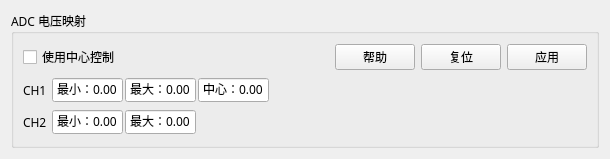
<?xml version="1.0" encoding="UTF-8"?>
<ui version="4.0">
 <class>AdcMap</class>
 <widget class="QWidget" name="AdcMap">
  <property name="geometry">
   <rect>
    <x>0</x>
    <y>0</y>
    <width>610</width>
    <height>159</height>
   </rect>
  </property>
  <property name="font">
   <font>
    <family>Microsoft YaHei</family>
   </font>
  </property>
  <property name="windowTitle">
   <string>Form</string>
  </property>
  <layout class="QVBoxLayout" name="verticalLayout_2">
   <item>
    <widget class="QGroupBox" name="groupBox">
     <property name="title">
      <string>ADC 电压映射</string>
     </property>
     <layout class="QVBoxLayout" name="verticalLayout">
      <item>
       <layout class="QHBoxLayout" name="horizontalLayout_2">
        <item>
         <widget class="QCheckBox" name="dualBox">
          <property name="toolTip">
           <string>显示居中图，即居中控制模式解释油门的方式。</string>
          </property>
          <property name="text">
           <string>使用中心控制</string>
          </property>
         </widget>
        </item>
        <item>
         <widget class="QPushButton" name="helpButton">
          <property name="sizePolicy">
           <sizepolicy hsizetype="Fixed" vsizetype="Fixed">
            <horstretch>0</horstretch>
            <verstretch>0</verstretch>
           </sizepolicy>
          </property>
          <property name="toolTip">
           <string>显示帮助</string>
          </property>
          <property name="text">
           <string>帮助</string>
          </property>
         </widget>
        </item>
        <item>
         <widget class="QPushButton" name="resetButton">
          <property name="sizePolicy">
           <sizepolicy hsizetype="Fixed" vsizetype="Fixed">
            <horstretch>0</horstretch>
            <verstretch>0</verstretch>
           </sizepolicy>
          </property>
          <property name="toolTip">
           <string>重置最小值和最大值</string>
          </property>
          <property name="text">
           <string>复位</string>
          </property>
         </widget>
        </item>
        <item>
         <widget class="QPushButton" name="applyButton">
          <property name="sizePolicy">
           <sizepolicy hsizetype="Fixed" vsizetype="Fixed">
            <horstretch>0</horstretch>
            <verstretch>0</verstretch>
           </sizepolicy>
          </property>
          <property name="toolTip">
           <string>将最小值和最大值应用到配置</string>
          </property>
          <property name="text">
           <string>应用</string>
          </property>
          <property name="iconSize">
           <size>
            <width>45</width>
            <height>16</height>
           </size>
          </property>
         </widget>
        </item>
       </layout>
      </item>
      <item>
       <layout class="QGridLayout" name="gridLayout" columnstretch="0,0,0,1,0">
        <property name="horizontalSpacing">
         <number>2</number>
        </property>
        <item row="1" column="2">
         <widget class="QDoubleSpinBox" name="maxCh2Box">
          <property name="toolTip">
           <string>测得的最大电压</string>
          </property>
          <property name="readOnly">
           <bool>true</bool>
          </property>
          <property name="buttonSymbols">
           <enum>QAbstractSpinBox::NoButtons</enum>
          </property>
          <property name="prefix">
           <string>最大：</string>
          </property>
          <property name="suffix">
           <string/>
          </property>
          <property name="decimals">
           <number>2</number>
          </property>
          <property name="maximum">
           <double>9.000000000000000</double>
          </property>
          <property name="singleStep">
           <double>0.010000000000000</double>
          </property>
         </widget>
        </item>
        <item row="0" column="4">
         <widget class="DisplayPercentage" name="displayCh1" native="true">
          <property name="sizePolicy">
           <sizepolicy hsizetype="MinimumExpanding" vsizetype="Preferred">
            <horstretch>0</horstretch>
            <verstretch>0</verstretch>
           </sizepolicy>
          </property>
         </widget>
        </item>
        <item row="0" column="1">
         <widget class="QDoubleSpinBox" name="minCh1Box">
          <property name="toolTip">
           <string>测得的最小电压</string>
          </property>
          <property name="readOnly">
           <bool>true</bool>
          </property>
          <property name="buttonSymbols">
           <enum>QAbstractSpinBox::NoButtons</enum>
          </property>
          <property name="prefix">
           <string>最小：</string>
          </property>
          <property name="suffix">
           <string/>
          </property>
          <property name="decimals">
           <number>2</number>
          </property>
          <property name="maximum">
           <double>9.000000000000000</double>
          </property>
          <property name="singleStep">
           <double>0.010000000000000</double>
          </property>
         </widget>
        </item>
        <item row="0" column="2">
         <widget class="QDoubleSpinBox" name="maxCh1Box">
          <property name="toolTip">
           <string>测得的最大电压</string>
          </property>
          <property name="readOnly">
           <bool>true</bool>
          </property>
          <property name="buttonSymbols">
           <enum>QAbstractSpinBox::NoButtons</enum>
          </property>
          <property name="prefix">
           <string>最大：</string>
          </property>
          <property name="suffix">
           <string/>
          </property>
          <property name="decimals">
           <number>2</number>
          </property>
          <property name="maximum">
           <double>9.000000000000000</double>
          </property>
          <property name="singleStep">
           <double>0.010000000000000</double>
          </property>
         </widget>
        </item>
        <item row="0" column="0">
         <widget class="QLabel" name="label">
          <property name="text">
           <string>CH1 </string>
          </property>
         </widget>
        </item>
        <item row="1" column="4">
         <widget class="DisplayPercentage" name="displayCh2" native="true">
          <property name="sizePolicy">
           <sizepolicy hsizetype="MinimumExpanding" vsizetype="Preferred">
            <horstretch>0</horstretch>
            <verstretch>0</verstretch>
           </sizepolicy>
          </property>
         </widget>
        </item>
        <item row="1" column="0">
         <widget class="QLabel" name="label_2">
          <property name="text">
           <string>CH2 </string>
          </property>
         </widget>
        </item>
        <item row="1" column="1">
         <widget class="QDoubleSpinBox" name="minCh2Box">
          <property name="toolTip">
           <string>测得的最小电压</string>
          </property>
          <property name="readOnly">
           <bool>true</bool>
          </property>
          <property name="buttonSymbols">
           <enum>QAbstractSpinBox::NoButtons</enum>
          </property>
          <property name="prefix">
           <string>最小：</string>
          </property>
          <property name="suffix">
           <string/>
          </property>
          <property name="decimals">
           <number>2</number>
          </property>
          <property name="maximum">
           <double>9.000000000000000</double>
          </property>
          <property name="singleStep">
           <double>0.010000000000000</double>
          </property>
         </widget>
        </item>
        <item row="0" column="3">
         <widget class="QDoubleSpinBox" name="centerCh1Box">
          <property name="sizePolicy">
           <sizepolicy hsizetype="Fixed" vsizetype="Fixed">
            <horstretch>0</horstretch>
            <verstretch>0</verstretch>
           </sizepolicy>
          </property>
          <property name="toolTip">
           <string>测得的最小电压</string>
          </property>
          <property name="readOnly">
           <bool>true</bool>
          </property>
          <property name="buttonSymbols">
           <enum>QAbstractSpinBox::NoButtons</enum>
          </property>
          <property name="prefix">
           <string>中心：</string>
          </property>
          <property name="suffix">
           <string/>
          </property>
          <property name="decimals">
           <number>2</number>
          </property>
          <property name="maximum">
           <double>9.000000000000000</double>
          </property>
          <property name="singleStep">
           <double>0.010000000000000</double>
          </property>
         </widget>
        </item>
       </layout>
      </item>
     </layout>
    </widget>
   </item>
  </layout>
 </widget>
 <customwidgets>
  <customwidget>
   <class>DisplayPercentage</class>
   <extends>QWidget</extends>
   <header>widgets/displaypercentage.h</header>
   <container>1</container>
  </customwidget>
 </customwidgets>
 <resources/>
 <connections/>
</ui>
